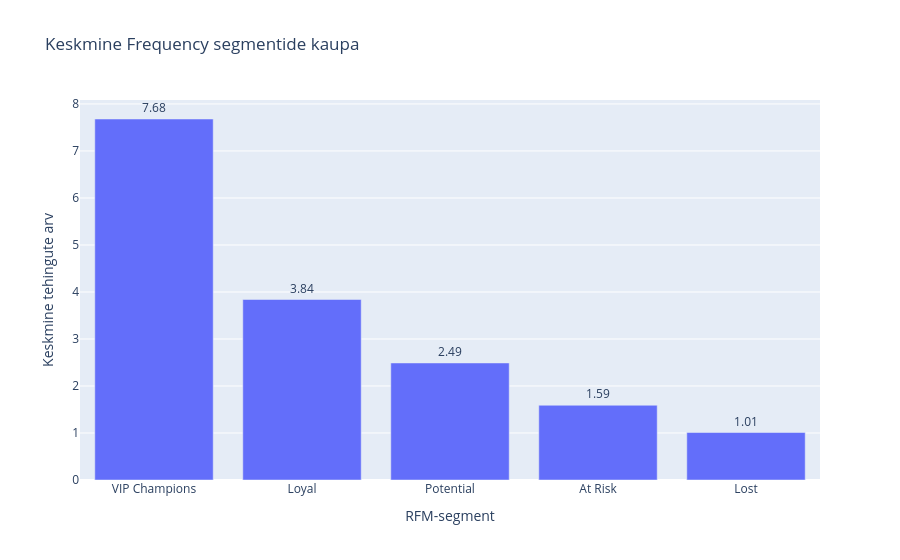

Here is the notebook cell this chart was saved with:
### Markdown cell above
#### Keskmine Frequency

### Code cell
fig_frequency = px.bar(
    segment_summary_display,
    x="Segment",
    y="average_frequency",
    text="average_frequency",
    category_orders={"Segment": segment_order},
    title="Keskmine Frequency segmentide kaupa"
)

fig_frequency.update_traces(
    texttemplate="%{text:.2f}",
    textposition="outside"
)

fig_frequency.update_layout(
    xaxis_title="RFM-segment",
    yaxis_title="Keskmine tehingute arv",
    showlegend=False
)

fig_frequency.show()

### Figure 1 — Plotly figure (JSON) as saved in the notebook; plotly's stock layout.template omitted (floating-point values rounded to 4 significant figures)
{"data": [{"hovertemplate": "Segment=%{x}<br>average_frequency=%{text}<extra></extra>", "legendgroup": "", "marker": {"color": "#636efa", "pattern": {"shape": ""}}, "name": "", "orientation": "v", "showlegend": false, "text": [7.68, 3.84, 2.49, 1.59, 1.01], "textposition": "outside", "texttemplate": "%{text:.2f}", "type": "bar", "x": ["VIP Champions", "Loyal", "Potential", "At Risk", "Lost"], "xaxis": "x", "y": [7.68, 3.84, 2.49, 1.59, 1.01], "yaxis": "y"}], "layout": {"barmode": "relative", "legend": {"tracegroupgap": 0}, "showlegend": false, "title": {"text": "Keskmine Frequency segmentide kaupa"}, "xaxis": {"anchor": "y", "categoryarray": ["VIP Champions", "Loyal", "Potential", "At Risk", "Lost"], "categoryorder": "array", "domain": [0, 1], "title": {"text": "RFM-segment"}}, "yaxis": {"anchor": "x", "domain": [0, 1], "title": {"text": "Keskmine tehingute arv"}}}}
